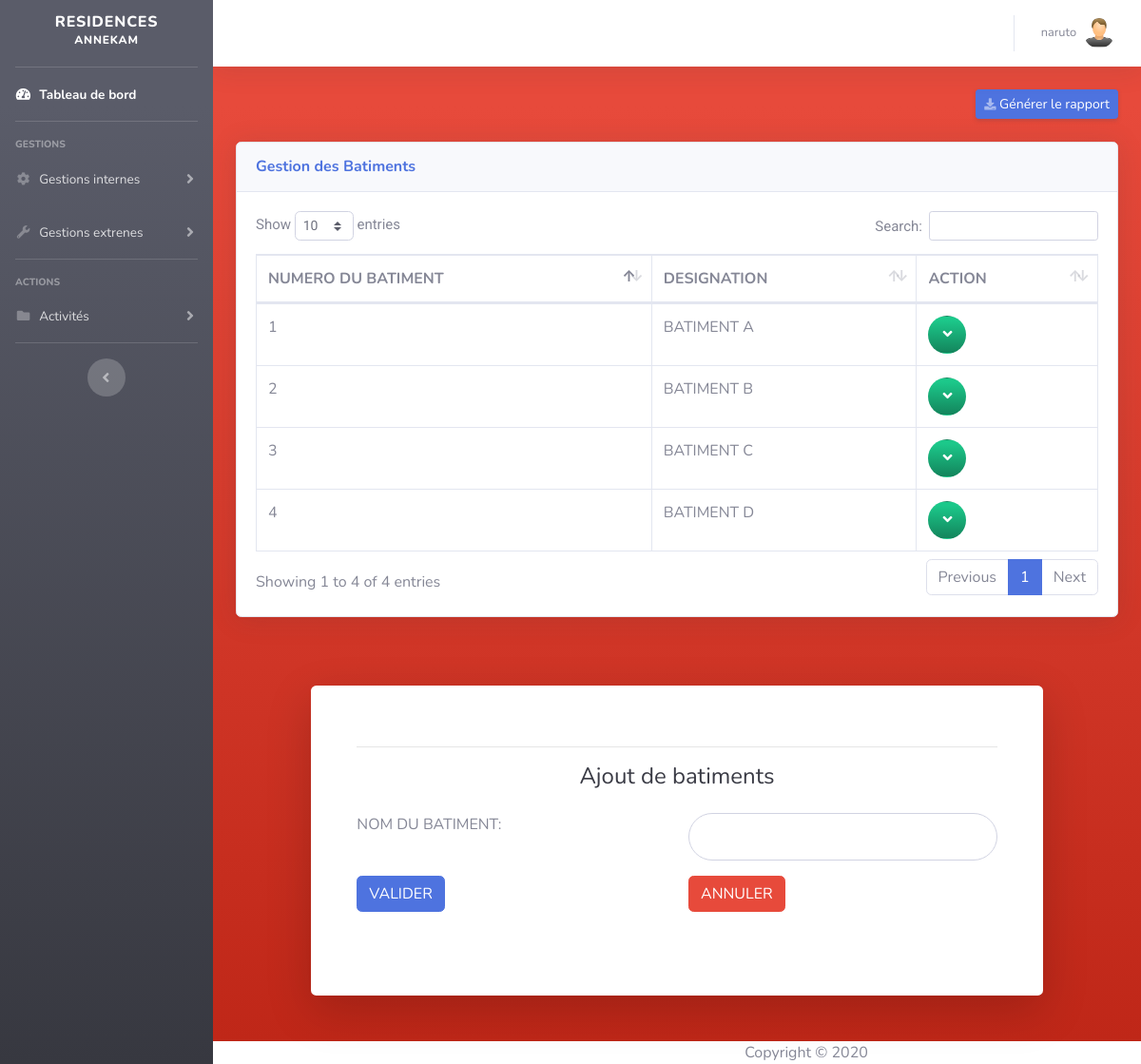
The page /admin/batiment.php (signed in) on the database its author committed.
### tables this page shows
CREATE TABLE IF NOT EXISTS `batiment` (
  `id_bat` int(3) NOT NULL AUTO_INCREMENT,
  `lib_bat` varchar(30) NOT NULL,
  PRIMARY KEY (`id_bat`)
);

### Model/Batiment.php (called while the page is built, shortened)
<?php
	class batiment
	{
		public function all_batiment()
		{
			require 'confige.php';
			$query = $bdd->query("SELECT SQL_NO_CACHE * FROM  batiment");
			return $query;
		}
	}
?>

### admin/batiment.php (the view, shortened to what this page needs)
<?php
  include("../Model/confige.php");
  require "../Model/Batiment.php";
?>
<!DOCTYPE html>
<html lang="en">
<head>
  <link href="../vendor/fontawesome-free/css/all.min.css" rel="stylesheet" type="text/css">
  <link href="../css/sb-admin-2.min.css" rel="stylesheet">
  <link href="../vendor/datatables/dataTables.bootstrap4.min.css" rel="stylesheet">
  <link rel="stylesheet" href="../assets/css/tablestyle.css">
  <link rel="stylesheet" href="../assets/css/style.css">
</head>
<body id="page-top">
  <div id="wrapper">
    <div id="content-wrapper" class="d-flex flex-column bg-gradient-danger">
      <div id="content">
        <nav class="navbar navbar-expand navbar-light bg-white topbar mb-4 static-top shadow">
          <ul class="navbar-nav ml-auto">
            <li class="nav-item dropdown no-arrow">
              <a class="nav-link dropdown-toggle" href="#" id="userDropdown" role="button" data-toggle="dropdown" aria-haspopup="true" aria-expanded="false">
                <span class="mr-2 d-none d-lg-inline text-gray-600 small"><?php echo $_SESSION['pseudo']?></span>
                <img class="img-profile rounded-circle" src="../assets/images/icons/user.png">
              </a>
            </li>
          </ul>
        </nav>
        <div class="container-fluid">
          <div class="d-sm-flex align-items-center justify-content-between mb-4">
            <button class="d-none d-sm-inline-block btn btn-sm btn-primary shadow-sm" onclick="imprimer('section_to_print');"><i class="fas fa-download fa-sm text-white-50"></i> Générer le rapport</button>
          </div>
          <div class="card shadow mb-4">
            <div class="card-header py-3">
              <h6 class="m-0 font-weight-bold text-primary">Gestion des Batiments</h6>
            </div>
            <div class="card-body">
              <div class="table-responsive"  id="section_to_print">
                <table class="table table-bordered" id="dataTable" width="100%" cellspacing="0">
	                <thead>
	                  <tr>
	                     <th>NUMERO DU BATIMENT</th><th>DESIGNATION</th><th><span>ACTION</span></th>
	                	</tr>
	                </thead>
	                <tbody>
	                  <?php
	                    $see = (new batiment())->all_batiment();
                      while($aff = $see->fetch())
                      {
                        echo'<tr><td>'.$aff[0].'</td><td>'.$aff[1].'</td>
                        <td>
                        <button type="button" class="collapsible btn btn-circle bg-gradient-success"><font color="white"><i class="fa fa-angle-down"></i></font></button>
                          <div class="content" style="display: none;">
                            <form method="post" action="../Model/delete.php"><input type="text" value="'.$aff[0].'" style="display: none;" name="id"><button class="btn btn-circle bg-gradient-danger" type="submit" name="delbat"><font color="white"><i class="fa fa-trash"></i></font></button>
                            </form>
                            <button class="btn btn-circle bg-gradient-info" type="" name=""><a href="batiment.php?id='.$aff[0].'&amp;name='.$aff[1].'"><font color="white"><i class="fa fa-edit"></i></font></button>
                          </div>
                        </td>
                        </tr>';
                      }
	                  ?>
	                </tbody>
			         </table>
              </div>
            </div>
          </div>
        </div>
		<div class="container">
		    <div class="row justify-content-center">
		      	<div class="col-xl-10 col-lg-12 col-md-9">
		        	<div class="card o-hidden border-0 shadow-lg my-5">
		        		<div class="card-body p-0">
                <?php
                    if(isset($_GET['name']) AND isset($_GET['id']))
                    {
                      echo'<div class="row">
                              <div class="col-lg-5 d-none d-lg-block bg-register-image"></div>
                              <div class="col-lg-12">
                                  <div class="p-5">
                                    <hr>
                                    <div class="text-center">
                                      <h1 class="h4 text-gray-900 mb-4">Modification de batiments</h1>
                                    </div>
                                    <form class="user" method="post">
                                      <div class="form-group row">
                                        <div class="col-sm-6 mb-3 mb-sm-0">NOM DU BATIMENT:</div>
                                        <div class="col-sm-6">
                                         <input type="text" name="nom_bat" class="form-control form-control-user" value="'.$_GET['name'].'" required>
                                        </div>
                                      </div>
                                      <div class="form-group row">
                                        <div class="col-sm-6 mb-3 mb-sm-0"><button type="submit" name="ok" class="btn btn-primary">MODIFIER</button></div>
                                        <div class="col-sm-6 mb-3 mb-sm-0"><button type="reset" name="reset" class="btn btn-danger">ANNULER</button></div>
                                      </div>';
                                        if(isset($_POST['ok']))
                                        {
                                          if(isset($_POST['nom_bat']))
                                          {
                                            $name_bat = htmlspecialchars($_POST['nom_bat']);
                                            $add_bat = (new batiment())->edit_batiment($name_bat, $_GET['id']);
                                            echo'<font color="green">Batiment modifié avec succès!!</font>';
                                          }
                                        }
                                    echo'</form><br>
                                  </div>
                              </div>
                            </div>';
                    }
                    else
                    {
                      echo'<div class="row">
                              <div class="col-lg-5 d-none d-lg-block bg-register-image"></div>
                              <div class="col-lg-12">
                                  <div class="p-5">
                                    <hr>
                                    <div class="text-center">
                                      <h1 class="h4 text-gray-900 mb-4">Ajout de batiments</h1>
                                    </div>
                                    <form class="user" method="post">
                                      <div class="form-group row">
                                        <div class="col-sm-6 mb-3 mb-sm-0">NOM DU BATIMENT:</div>
                                        <div class="col-sm-6">
                                         <input type="text" name="nom_bat" class="form-control form-control-user" required>
                                        </div>
                                      </div>
                                      <div class="form-group row">
                                        <div class="col-sm-6 mb-3 mb-sm-0"><button type="submit" name="ok" class="btn btn-primary">VALIDER</button></div>
                                        <div class="col-sm-6 mb-3 mb-sm-0"><button type="reset" name="reset" class="btn btn-danger">ANNULER</button></div>
                                      </div>';
                                    echo'</form><br>
                                  </div>
                              </div>
                            </div>';
                    }
                ?>
				   		</div>
					</div>
		    	</div>
		    </div>
		</div>
     </div>
      <footer class="sticy-footer bg-white">
        <div class="container my-auto">
          <div class="copyright text-center my-auto">
            <span>Copyright &copy; 2020</span>
          </div>
        </div>
      </footer>
    </div>
  </div>
</body>
</html>

### assets/css/tablestyle.css (style rules this page uses)
a:link { color: #636465; text-decoration: none; }

### assets/css/style.css (style rules this page uses)
* { margin: 0; padding: 0; box-sizing: border-box; -webkit-box-sizing: border-box; -moz-box-sizing: border-box; -webkit-font-smoothing: antialiased; -moz-font-smoothing: antialiased; -o-font-smoothing: antialiased; font-smoothing: antialiased; text-rendering: optimizeLegibility; }
.copyright { text-align: center; width: 1200px }

### rows shown on the page
batiment: id_bat "1", lib_bat "BATIMENT A"
batiment: id_bat "2", lib_bat "BATIMENT B"
batiment: id_bat "3", lib_bat "BATIMENT C"
batiment: id_bat "4", lib_bat "BATIMENT D"

### other values the page prints
$_SESSION['pseudo'] "naruto"
